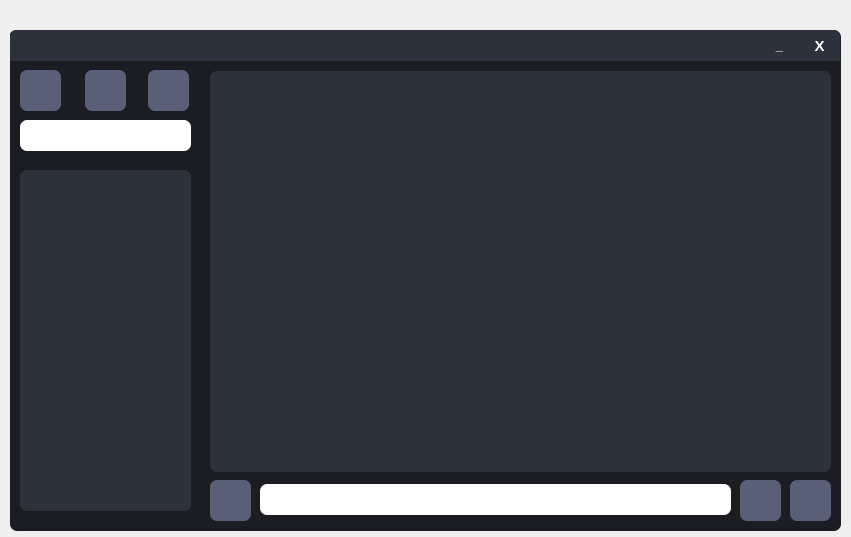
<?xml version="1.0" encoding="UTF-8"?>
<ui version="4.0">
 <class>MainWindow</class>
 <widget class="QMainWindow" name="MainWindow">
  <property name="geometry">
   <rect>
    <x>0</x>
    <y>0</y>
    <width>851</width>
    <height>537</height>
   </rect>
  </property>
  <property name="windowTitle">
   <string>MainWindow</string>
  </property>
  <widget class="QWidget" name="centralwidget">
   <widget class="QFrame" name="frame">
    <property name="geometry">
     <rect>
      <x>10</x>
      <y>30</y>
      <width>831</width>
      <height>501</height>
     </rect>
    </property>
    <property name="styleSheet">
     <string notr="true">QFrame{
	border-radius: 7px;
	background-color: #1B1D23;
}</string>
    </property>
    <property name="frameShape">
     <enum>QFrame::StyledPanel</enum>
    </property>
    <property name="frameShadow">
     <enum>QFrame::Raised</enum>
    </property>
    <widget class="QLineEdit" name="lineEdit">
     <property name="geometry">
      <rect>
       <x>250</x>
       <y>454</y>
       <width>471</width>
       <height>31</height>
      </rect>
     </property>
     <property name="font">
      <font>
       <pointsize>11</pointsize>
       <weight>75</weight>
       <bold>true</bold>
      </font>
     </property>
     <property name="styleSheet">
      <string notr="true">QLineEdit{
	border-radius: 7px;
}</string>
     </property>
     <property name="text">
      <string/>
     </property>
     <property name="alignment">
      <set>Qt::AlignLeading|Qt::AlignLeft|Qt::AlignVCenter</set>
     </property>
     <property name="placeholderText">
      <string/>
     </property>
     <property name="clearButtonEnabled">
      <bool>true</bool>
     </property>
    </widget>
    <widget class="QPushButton" name="pushButton">
     <property name="geometry">
      <rect>
       <x>780</x>
       <y>450</y>
       <width>41</width>
       <height>41</height>
      </rect>
     </property>
     <property name="font">
      <font>
       <pointsize>11</pointsize>
       <weight>75</weight>
       <bold>true</bold>
      </font>
     </property>
     <property name="cursor">
      <cursorShape>PointingHandCursor</cursorShape>
     </property>
     <property name="styleSheet">
      <string notr="true">QPushButton{
	color: white;
	border-radius: 7px;
	background-color: #595F76;
}

QPushButton:hover{
	background-color: #50566E;
}

QPushButton:pressed{
	background-color: #434965;
}</string>
     </property>
     <property name="text">
      <string/>
     </property>
     <property name="icon">
      <iconset>
       <normaloff>../icon/send.png</normaloff>../icon/send.png</iconset>
     </property>
     <property name="iconSize">
      <size>
       <width>35</width>
       <height>35</height>
      </size>
     </property>
    </widget>
    <widget class="QPushButton" name="pushButton_2">
     <property name="geometry">
      <rect>
       <x>138</x>
       <y>40</y>
       <width>41</width>
       <height>41</height>
      </rect>
     </property>
     <property name="font">
      <font>
       <pointsize>11</pointsize>
       <weight>75</weight>
       <bold>true</bold>
      </font>
     </property>
     <property name="cursor">
      <cursorShape>PointingHandCursor</cursorShape>
     </property>
     <property name="styleSheet">
      <string notr="true">QPushButton{
	color: white;
	border-radius: 7px;
	background-color: #595F76;
}

QPushButton:hover{
	background-color: #50566E;
}

QPushButton:pressed{
	background-color: #434965;
}</string>
     </property>
     <property name="text">
      <string/>
     </property>
     <property name="icon">
      <iconset>
       <normaloff>../../курсова 6 семестр/Interface/plus.png</normaloff>../../курсова 6 семестр/Interface/plus.png</iconset>
     </property>
     <property name="iconSize">
      <size>
       <width>35</width>
       <height>35</height>
      </size>
     </property>
    </widget>
    <widget class="QPushButton" name="pushButton_4">
     <property name="geometry">
      <rect>
       <x>75</x>
       <y>40</y>
       <width>41</width>
       <height>41</height>
      </rect>
     </property>
     <property name="font">
      <font>
       <pointsize>11</pointsize>
       <weight>75</weight>
       <bold>true</bold>
      </font>
     </property>
     <property name="cursor">
      <cursorShape>PointingHandCursor</cursorShape>
     </property>
     <property name="styleSheet">
      <string notr="true">QPushButton{
	color: white;
	border-radius: 7px;
	background-color: #595F76;
}

QPushButton:hover{
	background-color: #50566E;
}

QPushButton:pressed{
	background-color: #434965;
}</string>
     </property>
     <property name="text">
      <string/>
     </property>
     <property name="icon">
      <iconset>
       <normaloff>../../курсова 6 семестр/Interface/delete.png</normaloff>../../курсова 6 семестр/Interface/delete.png</iconset>
     </property>
     <property name="iconSize">
      <size>
       <width>50</width>
       <height>50</height>
      </size>
     </property>
    </widget>
    <widget class="QFrame" name="frame_3">
     <property name="geometry">
      <rect>
       <x>-1</x>
       <y>0</y>
       <width>831</width>
       <height>31</height>
      </rect>
     </property>
     <property name="styleSheet">
      <string notr="true">QFrame{
	border-bottom-left-radius: 0px;
	border-bottom-right-radius: 0px;
	background-color: #2C313C;
}</string>
     </property>
     <property name="frameShape">
      <enum>QFrame::StyledPanel</enum>
     </property>
     <property name="frameShadow">
      <enum>QFrame::Raised</enum>
     </property>
     <widget class="QPushButton" name="pushButton_3">
      <property name="geometry">
       <rect>
        <x>790</x>
        <y>0</y>
        <width>41</width>
        <height>31</height>
       </rect>
      </property>
      <property name="font">
       <font>
        <pointsize>11</pointsize>
        <weight>75</weight>
        <bold>true</bold>
       </font>
      </property>
      <property name="cursor">
       <cursorShape>PointingHandCursor</cursorShape>
      </property>
      <property name="styleSheet">
       <string notr="true">QPushButton{
	color: white;
	border: none;
	border-top-right-radius: 7px;
	background-color: #2C313C;
}

QPushButton:hover{
	background-color: #45494D;
}

QPushButton:pressed{
	color: #EA2F4E;
}</string>
      </property>
      <property name="text">
       <string>X</string>
      </property>
     </widget>
     <widget class="QPushButton" name="pushButton_5">
      <property name="geometry">
       <rect>
        <x>750</x>
        <y>0</y>
        <width>41</width>
        <height>31</height>
       </rect>
      </property>
      <property name="font">
       <font>
        <pointsize>10</pointsize>
        <weight>75</weight>
        <bold>true</bold>
       </font>
      </property>
      <property name="cursor">
       <cursorShape>PointingHandCursor</cursorShape>
      </property>
      <property name="styleSheet">
       <string notr="true">QPushButton{
	color: white;
	border: none;
	border-top-right-radius: 7px;
	background-color: #2C313C;
}

QPushButton:hover{
	background-color: #45494D;
}

QPushButton:pressed{
	color: #EA2F4E;
}</string>
      </property>
      <property name="text">
       <string>_</string>
      </property>
      <property name="default">
       <bool>false</bool>
      </property>
     </widget>
    </widget>
    <widget class="QPushButton" name="pushButton_7">
     <property name="geometry">
      <rect>
       <x>10</x>
       <y>40</y>
       <width>41</width>
       <height>41</height>
      </rect>
     </property>
     <property name="font">
      <font>
       <pointsize>11</pointsize>
       <weight>75</weight>
       <bold>true</bold>
      </font>
     </property>
     <property name="cursor">
      <cursorShape>PointingHandCursor</cursorShape>
     </property>
     <property name="styleSheet">
      <string notr="true">QPushButton{
	color: white;
	border-radius: 7px;
	background-color: #595F76;
}

QPushButton:hover{
	background-color: #50566E;
}

QPushButton:pressed{
	background-color: #434965;
}</string>
     </property>
     <property name="text">
      <string/>
     </property>
     <property name="icon">
      <iconset>
       <normaloff>../../курсова 6 семестр/Interface/Settings.png</normaloff>../../курсова 6 семестр/Interface/Settings.png</iconset>
     </property>
     <property name="iconSize">
      <size>
       <width>35</width>
       <height>35</height>
      </size>
     </property>
    </widget>
    <widget class="QListWidget" name="listWidget">
     <property name="geometry">
      <rect>
       <x>200</x>
       <y>41</y>
       <width>621</width>
       <height>401</height>
      </rect>
     </property>
     <property name="font">
      <font>
       <pointsize>11</pointsize>
       <weight>75</weight>
       <bold>true</bold>
      </font>
     </property>
     <property name="tabletTracking">
      <bool>false</bool>
     </property>
     <property name="autoFillBackground">
      <bool>false</bool>
     </property>
     <property name="styleSheet">
      <string notr="true">color: white;
border-radius: 7px;
background-color: #2C313C;
</string>
     </property>
     <property name="frameShape">
      <enum>QFrame::StyledPanel</enum>
     </property>
     <property name="frameShadow">
      <enum>QFrame::Sunken</enum>
     </property>
     <property name="lineWidth">
      <number>1</number>
     </property>
     <property name="verticalScrollBarPolicy">
      <enum>Qt::ScrollBarAsNeeded</enum>
     </property>
     <property name="horizontalScrollBarPolicy">
      <enum>Qt::ScrollBarAsNeeded</enum>
     </property>
     <property name="sizeAdjustPolicy">
      <enum>QAbstractScrollArea::AdjustIgnored</enum>
     </property>
     <property name="autoScroll">
      <bool>true</bool>
     </property>
     <property name="tabKeyNavigation">
      <bool>false</bool>
     </property>
     <property name="showDropIndicator" stdset="0">
      <bool>true</bool>
     </property>
     <property name="dragDropOverwriteMode">
      <bool>false</bool>
     </property>
     <property name="alternatingRowColors">
      <bool>false</bool>
     </property>
     <property name="verticalScrollMode">
      <enum>QAbstractItemView::ScrollPerItem</enum>
     </property>
     <property name="horizontalScrollMode">
      <enum>QAbstractItemView::ScrollPerItem</enum>
     </property>
     <property name="movement">
      <enum>QListView::Static</enum>
     </property>
     <property name="flow">
      <enum>QListView::TopToBottom</enum>
     </property>
     <property name="isWrapping" stdset="0">
      <bool>false</bool>
     </property>
     <property name="resizeMode">
      <enum>QListView::Fixed</enum>
     </property>
     <property name="layoutMode">
      <enum>QListView::SinglePass</enum>
     </property>
     <property name="viewMode">
      <enum>QListView::ListMode</enum>
     </property>
     <property name="uniformItemSizes">
      <bool>false</bool>
     </property>
     <property name="wordWrap">
      <bool>false</bool>
     </property>
     <property name="selectionRectVisible">
      <bool>false</bool>
     </property>
     <property name="sortingEnabled">
      <bool>false</bool>
     </property>
    </widget>
    <widget class="QPushButton" name="b_folder">
     <property name="geometry">
      <rect>
       <x>200</x>
       <y>450</y>
       <width>41</width>
       <height>41</height>
      </rect>
     </property>
     <property name="font">
      <font>
       <pointsize>11</pointsize>
       <weight>75</weight>
       <bold>true</bold>
      </font>
     </property>
     <property name="cursor">
      <cursorShape>PointingHandCursor</cursorShape>
     </property>
     <property name="styleSheet">
      <string notr="true">QPushButton{
	color: white;
	border-radius: 7px;
	background-color: #595F76;
}

QPushButton:hover{
	background-color: #50566E;
}

QPushButton:pressed{
	background-color: #434965;
}</string>
     </property>
     <property name="text">
      <string/>
     </property>
     <property name="icon">
      <iconset>
       <normaloff>../icon/folder.png</normaloff>../icon/folder.png</iconset>
     </property>
     <property name="iconSize">
      <size>
       <width>35</width>
       <height>35</height>
      </size>
     </property>
    </widget>
    <widget class="QPushButton" name="b_smile">
     <property name="geometry">
      <rect>
       <x>730</x>
       <y>450</y>
       <width>41</width>
       <height>41</height>
      </rect>
     </property>
     <property name="font">
      <font>
       <pointsize>11</pointsize>
       <weight>75</weight>
       <bold>true</bold>
      </font>
     </property>
     <property name="cursor">
      <cursorShape>PointingHandCursor</cursorShape>
     </property>
     <property name="styleSheet">
      <string notr="true">QPushButton{
	color: white;
	border-radius: 7px;
	background-color: #595F76;
}

QPushButton:hover{
	background-color: #50566E;
}

QPushButton:pressed{
	background-color: #434965;
}</string>
     </property>
     <property name="text">
      <string/>
     </property>
     <property name="icon">
      <iconset>
       <normaloff>../icon/emoji.png</normaloff>../icon/emoji.png</iconset>
     </property>
     <property name="iconSize">
      <size>
       <width>35</width>
       <height>35</height>
      </size>
     </property>
    </widget>
    <widget class="QLineEdit" name="lineEdit_2">
     <property name="geometry">
      <rect>
       <x>10</x>
       <y>90</y>
       <width>171</width>
       <height>31</height>
      </rect>
     </property>
     <property name="font">
      <font>
       <pointsize>11</pointsize>
       <weight>75</weight>
       <bold>true</bold>
      </font>
     </property>
     <property name="styleSheet">
      <string notr="true">QLineEdit{
	border-radius: 7px;
}</string>
     </property>
     <property name="text">
      <string/>
     </property>
     <property name="alignment">
      <set>Qt::AlignLeading|Qt::AlignLeft|Qt::AlignVCenter</set>
     </property>
     <property name="placeholderText">
      <string/>
     </property>
     <property name="clearButtonEnabled">
      <bool>true</bool>
     </property>
    </widget>
    <widget class="QListWidget" name="listWidget_2">
     <property name="geometry">
      <rect>
       <x>10</x>
       <y>140</y>
       <width>171</width>
       <height>341</height>
      </rect>
     </property>
     <property name="font">
      <font>
       <pointsize>11</pointsize>
       <weight>75</weight>
       <bold>true</bold>
      </font>
     </property>
     <property name="tabletTracking">
      <bool>false</bool>
     </property>
     <property name="autoFillBackground">
      <bool>false</bool>
     </property>
     <property name="styleSheet">
      <string notr="true">color: white;
border-radius: 7px;
background-color: #2C313C;
</string>
     </property>
     <property name="frameShape">
      <enum>QFrame::StyledPanel</enum>
     </property>
     <property name="frameShadow">
      <enum>QFrame::Sunken</enum>
     </property>
     <property name="lineWidth">
      <number>1</number>
     </property>
     <property name="verticalScrollBarPolicy">
      <enum>Qt::ScrollBarAsNeeded</enum>
     </property>
     <property name="horizontalScrollBarPolicy">
      <enum>Qt::ScrollBarAsNeeded</enum>
     </property>
     <property name="sizeAdjustPolicy">
      <enum>QAbstractScrollArea::AdjustIgnored</enum>
     </property>
     <property name="autoScroll">
      <bool>true</bool>
     </property>
     <property name="tabKeyNavigation">
      <bool>false</bool>
     </property>
     <property name="showDropIndicator" stdset="0">
      <bool>true</bool>
     </property>
     <property name="dragDropOverwriteMode">
      <bool>false</bool>
     </property>
     <property name="alternatingRowColors">
      <bool>false</bool>
     </property>
     <property name="verticalScrollMode">
      <enum>QAbstractItemView::ScrollPerItem</enum>
     </property>
     <property name="horizontalScrollMode">
      <enum>QAbstractItemView::ScrollPerItem</enum>
     </property>
     <property name="movement">
      <enum>QListView::Static</enum>
     </property>
     <property name="flow">
      <enum>QListView::TopToBottom</enum>
     </property>
     <property name="isWrapping" stdset="0">
      <bool>false</bool>
     </property>
     <property name="resizeMode">
      <enum>QListView::Fixed</enum>
     </property>
     <property name="layoutMode">
      <enum>QListView::SinglePass</enum>
     </property>
     <property name="viewMode">
      <enum>QListView::ListMode</enum>
     </property>
     <property name="uniformItemSizes">
      <bool>false</bool>
     </property>
     <property name="wordWrap">
      <bool>false</bool>
     </property>
     <property name="selectionRectVisible">
      <bool>false</bool>
     </property>
     <property name="sortingEnabled">
      <bool>false</bool>
     </property>
    </widget>
   </widget>
   <widget class="QFrame" name="frame_4">
    <property name="geometry">
     <rect>
      <x>840</x>
      <y>610</y>
      <width>271</width>
      <height>451</height>
     </rect>
    </property>
    <property name="styleSheet">
     <string notr="true">QFrame{
	color: white;
	border-radius: 7px;
	background-color: #2C313C;
}</string>
    </property>
    <property name="frameShape">
     <enum>QFrame::StyledPanel</enum>
    </property>
    <property name="frameShadow">
     <enum>QFrame::Raised</enum>
    </property>
    <widget class="QPushButton" name="pushButton_19">
     <property name="geometry">
      <rect>
       <x>10</x>
       <y>130</y>
       <width>71</width>
       <height>71</height>
      </rect>
     </property>
     <property name="cursor">
      <cursorShape>PointingHandCursor</cursorShape>
     </property>
     <property name="styleSheet">
      <string notr="true">QPushButton{
	border: none;
}</string>
     </property>
     <property name="text">
      <string/>
     </property>
     <property name="icon">
      <iconset>
       <normaloff>icons/smile4.png</normaloff>icons/smile4.png</iconset>
     </property>
     <property name="iconSize">
      <size>
       <width>64</width>
       <height>64</height>
      </size>
     </property>
    </widget>
    <widget class="QPushButton" name="pushButton_20">
     <property name="geometry">
      <rect>
       <x>100</x>
       <y>130</y>
       <width>71</width>
       <height>71</height>
      </rect>
     </property>
     <property name="cursor">
      <cursorShape>PointingHandCursor</cursorShape>
     </property>
     <property name="styleSheet">
      <string notr="true">QPushButton{
	border: none;
}</string>
     </property>
     <property name="text">
      <string/>
     </property>
     <property name="icon">
      <iconset>
       <normaloff>icons/smile5.png</normaloff>icons/smile5.png</iconset>
     </property>
     <property name="iconSize">
      <size>
       <width>64</width>
       <height>64</height>
      </size>
     </property>
    </widget>
    <widget class="QPushButton" name="pushButton_23">
     <property name="geometry">
      <rect>
       <x>190</x>
       <y>130</y>
       <width>71</width>
       <height>71</height>
      </rect>
     </property>
     <property name="cursor">
      <cursorShape>PointingHandCursor</cursorShape>
     </property>
     <property name="styleSheet">
      <string notr="true">QPushButton{
	border: none;
}</string>
     </property>
     <property name="text">
      <string/>
     </property>
     <property name="icon">
      <iconset>
       <normaloff>icons/smile6.png</normaloff>icons/smile6.png</iconset>
     </property>
     <property name="iconSize">
      <size>
       <width>64</width>
       <height>64</height>
      </size>
     </property>
    </widget>
    <widget class="QPushButton" name="pushButton_25">
     <property name="geometry">
      <rect>
       <x>10</x>
       <y>50</y>
       <width>71</width>
       <height>71</height>
      </rect>
     </property>
     <property name="cursor">
      <cursorShape>PointingHandCursor</cursorShape>
     </property>
     <property name="styleSheet">
      <string notr="true">QPushButton{
	border: none;
}</string>
     </property>
     <property name="text">
      <string/>
     </property>
     <property name="icon">
      <iconset>
       <normaloff>icons/smile1.png</normaloff>icons/smile1.png</iconset>
     </property>
     <property name="iconSize">
      <size>
       <width>64</width>
       <height>64</height>
      </size>
     </property>
    </widget>
    <widget class="QPushButton" name="pushButton_26">
     <property name="geometry">
      <rect>
       <x>100</x>
       <y>50</y>
       <width>71</width>
       <height>71</height>
      </rect>
     </property>
     <property name="cursor">
      <cursorShape>PointingHandCursor</cursorShape>
     </property>
     <property name="styleSheet">
      <string notr="true">QPushButton{
	border: none;
}</string>
     </property>
     <property name="text">
      <string/>
     </property>
     <property name="icon">
      <iconset>
       <normaloff>icons/smile2.png</normaloff>icons/smile2.png</iconset>
     </property>
     <property name="iconSize">
      <size>
       <width>64</width>
       <height>64</height>
      </size>
     </property>
    </widget>
    <widget class="QPushButton" name="pushButton_27">
     <property name="geometry">
      <rect>
       <x>190</x>
       <y>50</y>
       <width>71</width>
       <height>71</height>
      </rect>
     </property>
     <property name="cursor">
      <cursorShape>PointingHandCursor</cursorShape>
     </property>
     <property name="styleSheet">
      <string notr="true">QPushButton{
	border: none;
}</string>
     </property>
     <property name="text">
      <string/>
     </property>
     <property name="icon">
      <iconset>
       <normaloff>icons/smile3.png</normaloff>icons/smile3.png</iconset>
     </property>
     <property name="iconSize">
      <size>
       <width>64</width>
       <height>64</height>
      </size>
     </property>
    </widget>
    <widget class="QPushButton" name="pushButton_28">
     <property name="geometry">
      <rect>
       <x>10</x>
       <y>210</y>
       <width>71</width>
       <height>71</height>
      </rect>
     </property>
     <property name="cursor">
      <cursorShape>PointingHandCursor</cursorShape>
     </property>
     <property name="styleSheet">
      <string notr="true">QPushButton{
	border: none;
}</string>
     </property>
     <property name="text">
      <string/>
     </property>
     <property name="icon">
      <iconset>
       <normaloff>icons/smile7.png</normaloff>icons/smile7.png</iconset>
     </property>
     <property name="iconSize">
      <size>
       <width>64</width>
       <height>64</height>
      </size>
     </property>
    </widget>
    <widget class="QPushButton" name="pushButton_29">
     <property name="geometry">
      <rect>
       <x>10</x>
       <y>290</y>
       <width>71</width>
       <height>71</height>
      </rect>
     </property>
     <property name="cursor">
      <cursorShape>PointingHandCursor</cursorShape>
     </property>
     <property name="styleSheet">
      <string notr="true">QPushButton{
	border: none;
}</string>
     </property>
     <property name="text">
      <string/>
     </property>
     <property name="icon">
      <iconset>
       <normaloff>icons/smile10.png</normaloff>icons/smile10.png</iconset>
     </property>
     <property name="iconSize">
      <size>
       <width>64</width>
       <height>64</height>
      </size>
     </property>
    </widget>
    <widget class="QPushButton" name="pushButton_30">
     <property name="geometry">
      <rect>
       <x>100</x>
       <y>290</y>
       <width>71</width>
       <height>71</height>
      </rect>
     </property>
     <property name="cursor">
      <cursorShape>PointingHandCursor</cursorShape>
     </property>
     <property name="styleSheet">
      <string notr="true">QPushButton{
	border: none;
}</string>
     </property>
     <property name="text">
      <string/>
     </property>
     <property name="icon">
      <iconset>
       <normaloff>icons/smile11.png</normaloff>icons/smile11.png</iconset>
     </property>
     <property name="iconSize">
      <size>
       <width>64</width>
       <height>64</height>
      </size>
     </property>
    </widget>
    <widget class="QPushButton" name="pushButton_31">
     <property name="geometry">
      <rect>
       <x>190</x>
       <y>210</y>
       <width>71</width>
       <height>71</height>
      </rect>
     </property>
     <property name="cursor">
      <cursorShape>PointingHandCursor</cursorShape>
     </property>
     <property name="styleSheet">
      <string notr="true">QPushButton{
	border: none;
}</string>
     </property>
     <property name="text">
      <string/>
     </property>
     <property name="icon">
      <iconset>
       <normaloff>icons/smile9.png</normaloff>icons/smile9.png</iconset>
     </property>
     <property name="iconSize">
      <size>
       <width>64</width>
       <height>64</height>
      </size>
     </property>
    </widget>
    <widget class="QPushButton" name="pushButton_32">
     <property name="geometry">
      <rect>
       <x>100</x>
       <y>210</y>
       <width>71</width>
       <height>71</height>
      </rect>
     </property>
     <property name="cursor">
      <cursorShape>PointingHandCursor</cursorShape>
     </property>
     <property name="styleSheet">
      <string notr="true">QPushButton{
	border: none;
}</string>
     </property>
     <property name="text">
      <string/>
     </property>
     <property name="icon">
      <iconset>
       <normaloff>icons/smile8.png</normaloff>icons/smile8.png</iconset>
     </property>
     <property name="iconSize">
      <size>
       <width>64</width>
       <height>64</height>
      </size>
     </property>
    </widget>
    <widget class="QPushButton" name="pushButton_33">
     <property name="geometry">
      <rect>
       <x>190</x>
       <y>290</y>
       <width>71</width>
       <height>71</height>
      </rect>
     </property>
     <property name="cursor">
      <cursorShape>PointingHandCursor</cursorShape>
     </property>
     <property name="styleSheet">
      <string notr="true">QPushButton{
	border: none;
}</string>
     </property>
     <property name="text">
      <string/>
     </property>
     <property name="icon">
      <iconset>
       <normaloff>icons/smile12.png</normaloff>icons/smile12.png</iconset>
     </property>
     <property name="iconSize">
      <size>
       <width>64</width>
       <height>64</height>
      </size>
     </property>
    </widget>
    <widget class="QPushButton" name="pushButton_34">
     <property name="geometry">
      <rect>
       <x>10</x>
       <y>370</y>
       <width>71</width>
       <height>71</height>
      </rect>
     </property>
     <property name="cursor">
      <cursorShape>PointingHandCursor</cursorShape>
     </property>
     <property name="styleSheet">
      <string notr="true">QPushButton{
	border: none;
}</string>
     </property>
     <property name="text">
      <string/>
     </property>
     <property name="icon">
      <iconset>
       <normaloff>icons/smile13.png</normaloff>icons/smile13.png</iconset>
     </property>
     <property name="iconSize">
      <size>
       <width>64</width>
       <height>64</height>
      </size>
     </property>
    </widget>
    <widget class="QPushButton" name="pushButton_35">
     <property name="geometry">
      <rect>
       <x>100</x>
       <y>370</y>
       <width>71</width>
       <height>71</height>
      </rect>
     </property>
     <property name="cursor">
      <cursorShape>PointingHandCursor</cursorShape>
     </property>
     <property name="styleSheet">
      <string notr="true">QPushButton{
	border: none;
}</string>
     </property>
     <property name="text">
      <string/>
     </property>
     <property name="icon">
      <iconset>
       <normaloff>icons/smile14.png</normaloff>icons/smile14.png</iconset>
     </property>
     <property name="iconSize">
      <size>
       <width>64</width>
       <height>64</height>
      </size>
     </property>
    </widget>
    <widget class="QPushButton" name="pushButton_36">
     <property name="geometry">
      <rect>
       <x>190</x>
       <y>370</y>
       <width>71</width>
       <height>71</height>
      </rect>
     </property>
     <property name="cursor">
      <cursorShape>PointingHandCursor</cursorShape>
     </property>
     <property name="styleSheet">
      <string notr="true">QPushButton{
	border: none;
}</string>
     </property>
     <property name="text">
      <string/>
     </property>
     <property name="icon">
      <iconset>
       <normaloff>icons/smile15.png</normaloff>icons/smile15.png</iconset>
     </property>
     <property name="iconSize">
      <size>
       <width>64</width>
       <height>64</height>
      </size>
     </property>
    </widget>
    <widget class="QLabel" name="label_2">
     <property name="geometry">
      <rect>
       <x>0</x>
       <y>0</y>
       <width>271</width>
       <height>41</height>
      </rect>
     </property>
     <property name="font">
      <font>
       <pointsize>11</pointsize>
       <weight>75</weight>
       <bold>true</bold>
      </font>
     </property>
     <property name="text">
      <string>Emojis Icon Pack</string>
     </property>
     <property name="alignment">
      <set>Qt::AlignCenter</set>
     </property>
    </widget>
    <zorder>pushButton_25</zorder>
    <zorder>label_2</zorder>
    <zorder>pushButton_19</zorder>
    <zorder>pushButton_20</zorder>
    <zorder>pushButton_23</zorder>
    <zorder>pushButton_26</zorder>
    <zorder>pushButton_27</zorder>
    <zorder>pushButton_28</zorder>
    <zorder>pushButton_29</zorder>
    <zorder>pushButton_30</zorder>
    <zorder>pushButton_31</zorder>
    <zorder>pushButton_32</zorder>
    <zorder>pushButton_33</zorder>
    <zorder>pushButton_34</zorder>
    <zorder>pushButton_35</zorder>
    <zorder>pushButton_36</zorder>
   </widget>
  </widget>
 </widget>
 <resources/>
 <connections/>
</ui>
